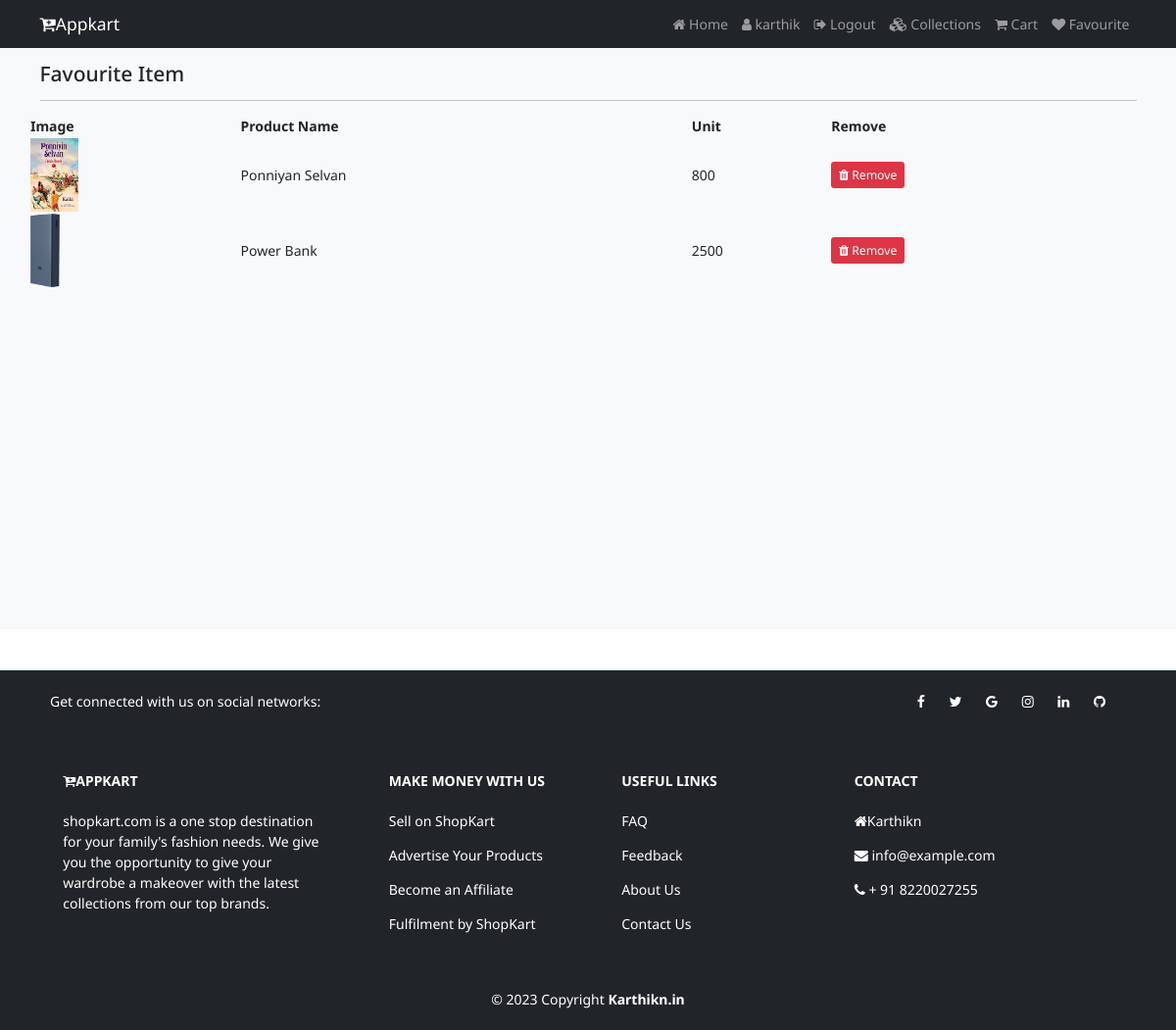
/favviewpage (signed in), run on the app's committed database.
### Myapp/models.py (models this page shows)
class Favourite(models.Model):
	user=models.ForeignKey(User,on_delete=models.CASCADE)
	product=models.ForeignKey(Product,on_delete=models.CASCADE)
	created_at=models.DateTimeField(auto_now_add=True)

class Product(models.Model):
	category=models.ForeignKey(Category,on_delete=models.CASCADE)
	name=models.CharField(max_length=150,null=False,blank=False)
	vendor=models.CharField(max_length=150,null=False,blank=False)
	product_image=models.ImageField(upload_to=getFileName,null=True,blank=True)
	quantity=models.IntegerField(null=False,blank=False)
	original_price=models.FloatField(null=False,blank=False)
	sellig_price=models.FloatField(null=False,blank=False)
	description=models.TextField(max_length=500,null=False,blank=False)
	status=models.BooleanField(default=False,help_text="0-show,1-Hidden")
	trending=models.BooleanField(default=False,help_text="0-default,1-Trending")
	created_at=models.DateTimeField(auto_now_add=True)

### Myapp/views.py (the view)
# urls.py: path('favviewpage',views.favviewpage,name="favviewpage"),
def favviewpage(request):
	if request.user.is_authenticated:
		fav=Favourite.objects.filter(user=request.user)
		return render(request,"shop/fav.html",{"fav":fav})
	else:
		return redirect("/")

### Myapp/templates/shop/fav.html (shortened to what this page needs)
{% extends 'shop/layouts/main.html' %}
{% block content %}
  <section class="bg-light py-4 my-5" style="min-height:600px;">
    <div class="container">
      <div class="row">
        <div class="col-12">
          <h4 class="mb-3">Favourite Item</h4>
          <hr style="border-color:#b8bfc2;">
        </div>
        <table>
            <tr>
                <th>Image</th>
                <th>Product Name</th>
                <th>Unit</th>
                <th>Remove</th>
            </tr>
            {% for item in fav %}
           <tr>
              <td><img src="{{item.product.product_image.url}}" height="75px" alt="{{item.product.name}}"></td>
              <td>{{item.product.name}}</td>
              <td>{{item.product.sellig_price | stringformat:'d'}}</td>
              <td><a href="{% url 'remove_fav' item.id %}"  onclick="return confirm('Are you sure? to Remove')"  class="btn btn-danger btn-sm"><i class="fa fa-trash"></i> Remove</a></td>
            </tr>
            {% endfor %}
        </table>
      </div>
      </div>
  </section>
{% endblock content %}

### Myapp/templates/shop/inc/navbar.html (shortened to what this page needs)
<nav class="navbar navbar-expand-lg navbar-dark bg-dark fixed-top">
  <div class="container">
    <a class="navbar-brand" href="{% url 'home' %}"><i class="fa fa-cart-plus"></i>Appkart</a>
    <div class="collapse navbar-collapse" id="navbarNavAltMarkup">
      <div class="navbar-nav ms-auto">
        <a class="nav-link" aria-current="page" href="{% url 'home' %}"><i class="fa fa-home"></i> Home</a>
        {% if request.user.is_authenticated %}
        <a class="nav-link" aria-current="page" href="#"><i class="fa fa-user"></i> {{request.user}}</a>
        <a class="nav-link" aria-current="page" href="{% url 'logout' %}"><i class="fa fa-sign-out"></i> Logout</a>
        {% else %}
        <a class="nav-link" href="{% url 'login' %}"><i class="fa fa-sign-in"></i> Login</a>
        <a class="nav-link" href="{% url 'register' %}"><i class="fa fa-users"></i> Register</a>
        {% endif %}
        <a class="nav-link" href="{% url 'collections' %}"><i class="fa fa-cubes"></i> Collections</a>
        <a class="nav-link" href="{% url 'cart' %}"><i class="fa fa-shopping-cart"></i> Cart</a>
        <a class="nav-link" href="{% url 'favviewpage' %}"><i class="fa fa-heart"></i> Favourite</a>
      </div>
    </div>
  </div>
</nav>

### static/css/style.css (style rules this page uses)
html { font-size: 14px; }
body { font-family: 'Noto Sans', sans-serif; }
a { text-decoration: none; }

### data on the page
Favourite: product.product_image (picture), product.name "Ponniyan Selvan", product.sellig_price "800"
Favourite: product.product_image (picture), product.name "Power Bank", product.sellig_price "2500"

### other printed values
{{ request.user }} "karthik"
